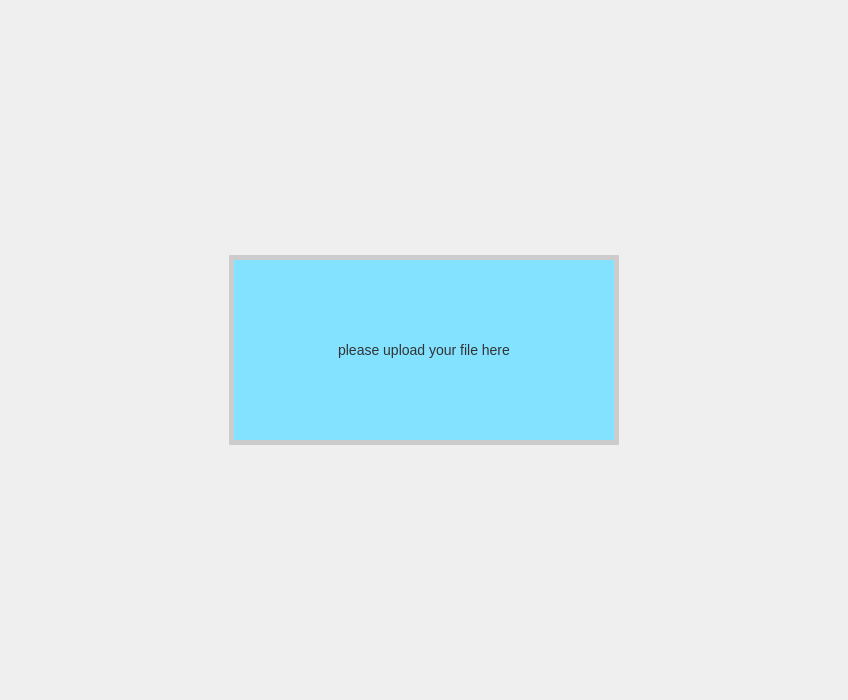
<?xml version="1.0" encoding="UTF-8"?>
<ui version="4.0">
 <class>MainWindow</class>
 <widget class="QMainWindow" name="MainWindow">
  <property name="geometry">
   <rect>
    <x>0</x>
    <y>0</y>
    <width>848</width>
    <height>700</height>
   </rect>
  </property>
  <property name="minimumSize">
   <size>
    <width>800</width>
    <height>700</height>
   </size>
  </property>
  <property name="maximumSize">
   <size>
    <width>848</width>
    <height>1000</height>
   </size>
  </property>
  <property name="baseSize">
   <size>
    <width>800</width>
    <height>1000</height>
   </size>
  </property>
  <property name="windowTitle">
   <string>MainWindow</string>
  </property>
  <widget class="QWidget" name="centralwidget">
   <layout class="QGridLayout" name="gridLayout">
    <item row="0" column="1">
     <widget class="QStackedWidget" name="stackedWidget">
      <property name="font">
       <font>
        <pointsize>15</pointsize>
        <bold>true</bold>
       </font>
      </property>
      <property name="currentIndex">
       <number>0</number>
      </property>
      <widget class="QWidget" name="p1_upload">
       <layout class="QGridLayout" name="gridLayout_2">
        <item row="1" column="1">
         <widget class="QLabel" name="label">
          <property name="enabled">
           <bool>true</bool>
          </property>
          <property name="minimumSize">
           <size>
            <width>400</width>
            <height>200</height>
           </size>
          </property>
          <property name="maximumSize">
           <size>
            <width>500</width>
            <height>300</height>
           </size>
          </property>
          <property name="acceptDrops">
           <bool>true</bool>
          </property>
          <property name="autoFillBackground">
           <bool>false</bool>
          </property>
          <property name="styleSheet">
           <string notr="true">QLabel {
    background-color: #82E2FF; /* Light gray background */
    border: 5px solid #ccc;   /* Thin gray border */
    padding: 5px;           /* Small padding around the content */
    margin: 5px;            /* Margin around the label itself */
    font-family: Arial, sans-serif; /* Readable font */
    font-size: 14px;
    color: #333;             /* Dark gray text color */
}

QLabel::hover {
    background-color: #e9ecef; /* Slightly darker gray on hover */
}

QLabel::dragEnter {
    background-color: #b2dfdb;  /* Light blue when dragging over */
}

QLabel::dragOver {
    background-color: #b2dfdb;
}

QLabel::drop {
    background-color: #90caf9; /* A more vibrant blue on drop */
}</string>
          </property>
          <property name="text">
           <string>please upload your file here</string>
          </property>
          <property name="alignment">
           <set>Qt::AlignCenter</set>
          </property>
         </widget>
        </item>
        <item row="1" column="0">
         <spacer name="horizontalSpacer_4">
          <property name="orientation">
           <enum>Qt::Horizontal</enum>
          </property>
          <property name="sizeHint" stdset="0">
           <size>
            <width>40</width>
            <height>20</height>
           </size>
          </property>
         </spacer>
        </item>
        <item row="1" column="2">
         <spacer name="horizontalSpacer_5">
          <property name="orientation">
           <enum>Qt::Horizontal</enum>
          </property>
          <property name="sizeHint" stdset="0">
           <size>
            <width>40</width>
            <height>20</height>
           </size>
          </property>
         </spacer>
        </item>
        <item row="0" column="1">
         <spacer name="verticalSpacer_2">
          <property name="orientation">
           <enum>Qt::Vertical</enum>
          </property>
          <property name="sizeHint" stdset="0">
           <size>
            <width>20</width>
            <height>40</height>
           </size>
          </property>
         </spacer>
        </item>
        <item row="2" column="1">
         <spacer name="verticalSpacer_6">
          <property name="orientation">
           <enum>Qt::Vertical</enum>
          </property>
          <property name="sizeHint" stdset="0">
           <size>
            <width>20</width>
            <height>40</height>
           </size>
          </property>
         </spacer>
        </item>
       </layout>
      </widget>
      <widget class="QWidget" name="p2_setting">
       <layout class="QGridLayout" name="gridLayout_4">
        <item row="0" column="0">
         <widget class="QLabel" name="lbl_2_main">
          <property name="text">
           <string>step 2: tune to your liking</string>
          </property>
          <property name="alignment">
           <set>Qt::AlignCenter</set>
          </property>
         </widget>
        </item>
        <item row="1" column="0">
         <layout class="QHBoxLayout" name="horizontalLayout">
          <item>
           <layout class="QVBoxLayout" name="verticalLayout_2">
            <item>
             <widget class="QPlainTextEdit" name="plainTextEdit_2_results">
              <property name="minimumSize">
               <size>
                <width>200</width>
                <height>150</height>
               </size>
              </property>
              <property name="maximumSize">
               <size>
                <width>330</width>
                <height>200</height>
               </size>
              </property>
             </widget>
            </item>
            <item>
             <widget class="QLabel" name="lbl_2_speed">
              <property name="maximumSize">
               <size>
                <width>16777215</width>
                <height>40</height>
               </size>
              </property>
              <property name="text">
               <string>speed  X</string>
              </property>
             </widget>
            </item>
            <item>
             <widget class="QSlider" name="horizontalSlider_2_speed">
              <property name="maximumSize">
               <size>
                <width>16777215</width>
                <height>40</height>
               </size>
              </property>
              <property name="orientation">
               <enum>Qt::Horizontal</enum>
              </property>
             </widget>
            </item>
            <item>
             <spacer name="verticalSpacer">
              <property name="orientation">
               <enum>Qt::Vertical</enum>
              </property>
              <property name="sizeHint" stdset="0">
               <size>
                <width>20</width>
                <height>40</height>
               </size>
              </property>
             </spacer>
            </item>
           </layout>
          </item>
          <item>
           <spacer name="horizontalSpacer">
            <property name="orientation">
             <enum>Qt::Horizontal</enum>
            </property>
            <property name="sizeType">
             <enum>QSizePolicy::MinimumExpanding</enum>
            </property>
            <property name="sizeHint" stdset="0">
             <size>
              <width>50</width>
              <height>20</height>
             </size>
            </property>
           </spacer>
          </item>
          <item>
           <layout class="QVBoxLayout" name="verticalLayout">
            <item>
             <widget class="QLabel" name="lbl_2_from">
              <property name="text">
               <string>from</string>
              </property>
             </widget>
            </item>
            <item>
             <widget class="QComboBox" name="comboBox_2_from">
              <item>
               <property name="text">
                <string>C (261.63 Hz)</string>
               </property>
              </item>
              <item>
               <property name="text">
                <string>C# (277.18 Hz)</string>
               </property>
              </item>
              <item>
               <property name="text">
                <string>D (293.66 Hz)</string>
               </property>
              </item>
              <item>
               <property name="text">
                <string>D (293.66 Hz)</string>
               </property>
              </item>
              <item>
               <property name="text">
                <string>E (329.63 Hz)</string>
               </property>
              </item>
              <item>
               <property name="text">
                <string>F (349.23 Hz)</string>
               </property>
              </item>
              <item>
               <property name="text">
                <string>F# (369.99 Hz)</string>
               </property>
              </item>
              <item>
               <property name="text">
                <string>G (392.00 Hz)</string>
               </property>
              </item>
              <item>
               <property name="text">
                <string>G# (415.30 Hz)</string>
               </property>
              </item>
              <item>
               <property name="text">
                <string>A (440.00 Hz)</string>
               </property>
              </item>
              <item>
               <property name="text">
                <string>A# (466.16 Hz)</string>
               </property>
              </item>
              <item>
               <property name="text">
                <string>B (493.88 Hz)</string>
               </property>
              </item>
             </widget>
            </item>
            <item>
             <widget class="QLabel" name="lbl_2_to">
              <property name="text">
               <string>to</string>
              </property>
             </widget>
            </item>
            <item>
             <widget class="QComboBox" name="comboBox_2_to">
              <item>
               <property name="text">
                <string>C (261.63 Hz)</string>
               </property>
              </item>
              <item>
               <property name="text">
                <string>C# (277.18 Hz)</string>
               </property>
              </item>
              <item>
               <property name="text">
                <string>D (293.66 Hz)</string>
               </property>
              </item>
              <item>
               <property name="text">
                <string>D# (311.13 Hz)</string>
               </property>
              </item>
              <item>
               <property name="text">
                <string>E (329.63 Hz)</string>
               </property>
              </item>
              <item>
               <property name="text">
                <string>F (349.23 Hz)</string>
               </property>
              </item>
              <item>
               <property name="text">
                <string>F# (369.99 Hz)</string>
               </property>
              </item>
              <item>
               <property name="text">
                <string>G (392.00 Hz)</string>
               </property>
              </item>
              <item>
               <property name="text">
                <string>G# (415.30 Hz)</string>
               </property>
              </item>
              <item>
               <property name="text">
                <string>A (440.00 Hz)</string>
               </property>
              </item>
              <item>
               <property name="text">
                <string>A# (466.16 Hz)</string>
               </property>
              </item>
              <item>
               <property name="text">
                <string>B (493.88 Hz)</string>
               </property>
              </item>
             </widget>
            </item>
            <item>
             <widget class="QLabel" name="lbl_2_saveFormat">
              <property name="text">
               <string>format to save in</string>
              </property>
             </widget>
            </item>
            <item>
             <widget class="QComboBox" name="comboBox_2_format">
              <item>
               <property name="text">
                <string>MP3</string>
               </property>
              </item>
              <item>
               <property name="text">
                <string>WAV </string>
               </property>
              </item>
              <item>
               <property name="text">
                <string>FLAC </string>
               </property>
              </item>
              <item>
               <property name="text">
                <string>OGG </string>
               </property>
              </item>
             </widget>
            </item>
            <item>
             <spacer name="verticalSpacer_3">
              <property name="orientation">
               <enum>Qt::Vertical</enum>
              </property>
              <property name="sizeHint" stdset="0">
               <size>
                <width>20</width>
                <height>40</height>
               </size>
              </property>
             </spacer>
            </item>
            <item>
             <widget class="QPushButton" name="btn_2_done">
              <property name="text">
               <string>done</string>
              </property>
             </widget>
            </item>
           </layout>
          </item>
         </layout>
        </item>
       </layout>
      </widget>
      <widget class="QWidget" name="p3_summary">
       <layout class="QGridLayout" name="gridLayout_5">
        <item row="0" column="0">
         <layout class="QVBoxLayout" name="verticalLayout_4">
          <item>
           <widget class="QLabel" name="lbl_3_main">
            <property name="text">
             <string>step 3: check the summary</string>
            </property>
            <property name="alignment">
             <set>Qt::AlignCenter</set>
            </property>
           </widget>
          </item>
          <item>
           <widget class="QLabel" name="lbl_3_results">
            <property name="text">
             <string>summary of choices</string>
            </property>
            <property name="alignment">
             <set>Qt::AlignCenter</set>
            </property>
           </widget>
          </item>
          <item>
           <widget class="QPlainTextEdit" name="plainTextEdit_3_results"/>
          </item>
          <item>
           <widget class="QLabel" name="lbl_3_question">
            <property name="text">
             <string> do you confirm the choices?</string>
            </property>
           </widget>
          </item>
          <item>
           <widget class="QLabel" name="lbl_3_note">
            <property name="font">
             <font>
              <pointsize>12</pointsize>
              <bold>true</bold>
             </font>
            </property>
            <property name="text">
             <string>note that by choosing &quot;yes&quot; a new file will be created and your original file will remain safe and unchanged.</string>
            </property>
           </widget>
          </item>
          <item>
           <layout class="QHBoxLayout" name="horizontalLayout_2">
            <item>
             <widget class="QPushButton" name="btn_3_no">
              <property name="text">
               <string>no (redo)</string>
              </property>
             </widget>
            </item>
            <item>
             <widget class="QPushButton" name="btn_3_yes">
              <property name="text">
               <string>yes</string>
              </property>
             </widget>
            </item>
           </layout>
          </item>
         </layout>
        </item>
       </layout>
      </widget>
      <widget class="QWidget" name="p4_final">
       <layout class="QGridLayout" name="gridLayout_6">
        <item row="0" column="1">
         <widget class="QLabel" name="lbl_4_main">
          <property name="text">
           <string>step 4: finale results</string>
          </property>
          <property name="alignment">
           <set>Qt::AlignCenter</set>
          </property>
         </widget>
        </item>
        <item row="3" column="1">
         <spacer name="verticalSpacer_4">
          <property name="orientation">
           <enum>Qt::Vertical</enum>
          </property>
          <property name="sizeHint" stdset="0">
           <size>
            <width>20</width>
            <height>40</height>
           </size>
          </property>
         </spacer>
        </item>
        <item row="2" column="0">
         <spacer name="horizontalSpacer_2">
          <property name="orientation">
           <enum>Qt::Horizontal</enum>
          </property>
          <property name="sizeHint" stdset="0">
           <size>
            <width>40</width>
            <height>20</height>
           </size>
          </property>
         </spacer>
        </item>
        <item row="2" column="2">
         <spacer name="horizontalSpacer_3">
          <property name="orientation">
           <enum>Qt::Horizontal</enum>
          </property>
          <property name="sizeHint" stdset="0">
           <size>
            <width>40</width>
            <height>20</height>
           </size>
          </property>
         </spacer>
        </item>
        <item row="2" column="1">
         <widget class="QPlainTextEdit" name="plainTextEdit_4_final">
          <property name="enabled">
           <bool>true</bool>
          </property>
          <property name="minimumSize">
           <size>
            <width>450</width>
            <height>300</height>
           </size>
          </property>
          <property name="tabStopDistance">
           <double>84.000000000000000</double>
          </property>
         </widget>
        </item>
        <item row="1" column="1">
         <spacer name="verticalSpacer_5">
          <property name="orientation">
           <enum>Qt::Vertical</enum>
          </property>
          <property name="sizeHint" stdset="0">
           <size>
            <width>20</width>
            <height>40</height>
           </size>
          </property>
         </spacer>
        </item>
       </layout>
      </widget>
     </widget>
    </item>
   </layout>
  </widget>
 </widget>
 <resources/>
 <connections/>
</ui>
